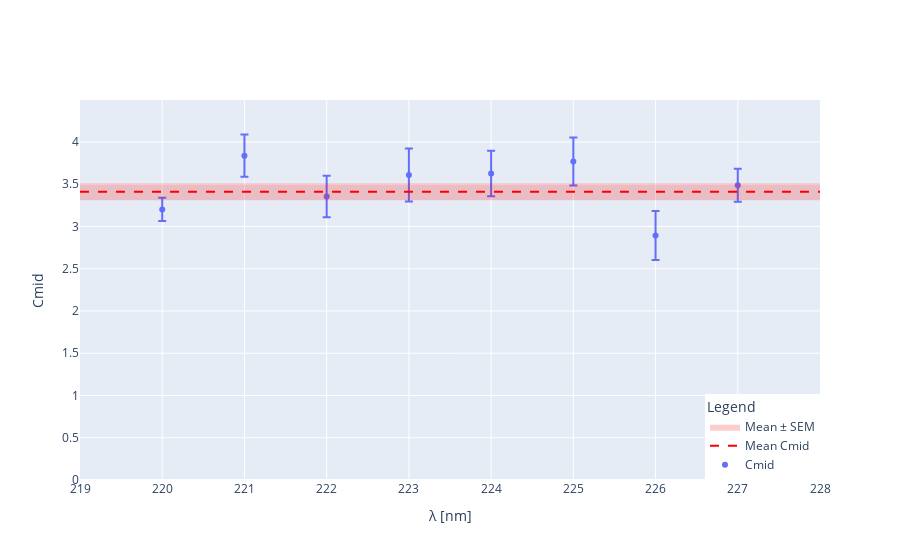

The cell this chart's notebook holds for it:
### Code cell
# Extract Cmid and its error
Cmid_values = fit_df['Cmid']
Cmid_errors = fit_df['Cmid_err']

# Compute mean and standard error of the mean
weights = 1/Cmid_errors**2
mean_Cmid = np.average(Cmid_values, weights=weights)
mean_Cmid_err = np.sqrt(np.sum(weights*((Cmid_values-mean_Cmid)**2))/np.sum(weights))/np.sqrt(len(Cmid_values)-1)



fig = go.Figure()

# markers
fig.add_trace(go.Scatter(
    x=fit_df['λ'],
    y=Cmid_values,
    error_y=dict(type='data', array=Cmid_errors, visible=True),
    mode='markers',
    name='Cmid'
))

mean_line_points = np.concatenate([[219],fit_df['λ'],[231]])
# mean dashed line
fig.add_trace(go.Scatter(
    x= mean_line_points,
    y=[mean_Cmid]*len(mean_line_points),
    mode='lines',
    line=dict(color='red', dash='dash'),
    name='Mean Cmid'
))

# bottom
fig.add_trace(go.Scatter(
    x=mean_line_points,
    y=[mean_Cmid - mean_Cmid_err]*len(mean_line_points),
    mode='lines',
    line=dict(color='red', width=0),
    showlegend=False
))
#top
fig.add_trace(go.Scatter(
    x=mean_line_points,
    y=[mean_Cmid + mean_Cmid_err]*len(mean_line_points),
    mode='lines',
    fill='tonexty',
    fillcolor='rgba(255,0,0,0.2)',
    line=dict(color='red', width=0),
    name='Mean ± SEM'
))

fig.update_layout(
    xaxis_title='λ [nm]',
    yaxis_title='Cmid',
    # title='Cmid vs λ with Mean and SEM',
    legend_title='Legend',
    xaxis=dict(
        range=[λmin-1, λmax+1],
        tickmode='linear',
        dtick=1
    ),
    yaxis=dict(range=[0, float((Cmid_values + Cmid_errors).max()) * 1.1]),
    legend=dict(
        x=1,
        y=0,
        xanchor='right',
        yanchor='bottom',
    )
)

fig.show()

### Figure 1 — Plotly figure (JSON) as saved in the notebook; plotly's stock layout.template omitted (floating-point values rounded to 4 significant figures)
{"data": [{"error_y": {"array": [0.1946, 0.2905, 0.2835, 0.2697, 0.3131, 0.2458, 0.2498, 0.1364], "type": "data", "visible": true}, "mode": "markers", "name": "Cmid", "type": "scatter", "x": [227, 226, 225, 224, 223, 222, 221, 220], "y": [3.487, 2.893, 3.768, 3.627, 3.609, 3.353, 3.837, 3.202]}, {"line": {"color": "red", "dash": "dash"}, "mode": "lines", "name": "Mean Cmid", "type": "scatter", "x": [219, 227, 226, 225, 224, 223, 222, 221, 220, 231], "y": [3.41, 3.41, 3.41, 3.41, 3.41, 3.41, 3.41, 3.41, 3.41, 3.41]}, {"line": {"color": "red", "width": 0}, "mode": "lines", "showlegend": false, "type": "scatter", "x": [219, 227, 226, 225, 224, 223, 222, 221, 220, 231], "y": [3.31, 3.31, 3.31, 3.31, 3.31, 3.31, 3.31, 3.31, 3.31, 3.31]}, {"fill": "tonexty", "fillcolor": "rgba(255,0,0,0.2)", "line": {"color": "red", "width": 0}, "mode": "lines", "name": "Mean ± SEM", "type": "scatter", "x": [219, 227, 226, 225, 224, 223, 222, 221, 220, 231], "y": [3.51, 3.51, 3.51, 3.51, 3.51, 3.51, 3.51, 3.51, 3.51, 3.51]}], "layout": {"legend": {"title": {"text": "Legend"}, "x": 1, "xanchor": "right", "y": 0, "yanchor": "bottom"}, "xaxis": {"dtick": 1, "range": [219, 228], "tickmode": "linear", "title": {"text": "λ [nm]"}}, "yaxis": {"range": [0, 4.496], "title": {"text": "Cmid"}}}}
